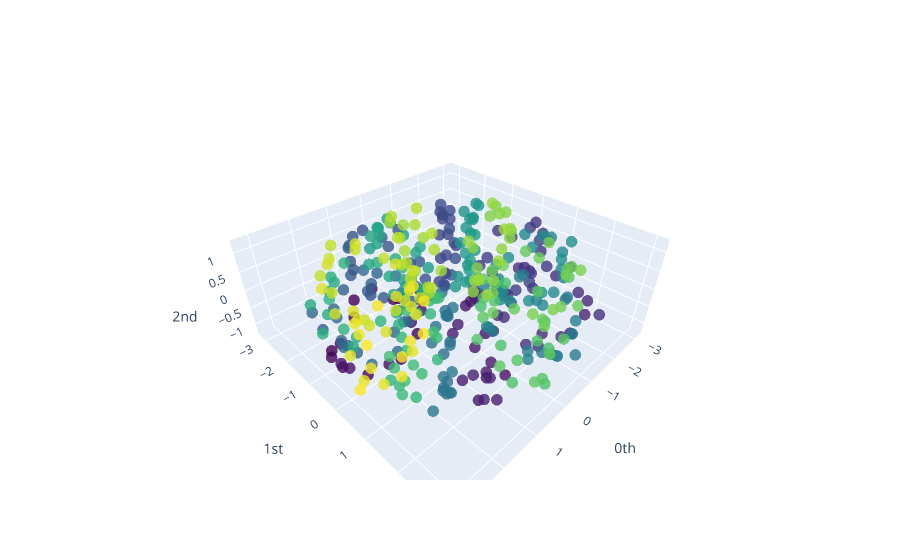

The notebook cell saved with this chart:
### Code cell
p1 = point_clouds_basic[-1]
plot_point_cloud(p1)

### Figure 1 — Plotly figure (JSON) as saved in the notebook; plotly's stock layout.template omitted (floating-point values rounded to 4 significant figures; data arrays with more than 128 entries replaced by an {"elided": "..."} marker saying what was removed)
{"data": [{"marker": {"color": {"elided": "400 int values"}, "colorscale": [[0, "#440154"], [0.1111, "#482878"], [0.2222, "#3e4989"], [0.3333, "#31688e"], [0.4444, "#26828e"], [0.5556, "#1f9e89"], [0.6667, "#35b779"], [0.7778, "#6ece58"], [0.8889, "#b5de2b"], [1, "#fde725"]], "opacity": 0.8, "size": 4}, "mode": "markers", "type": "scatter3d", "x": {"elided": "400 float values"}, "y": {"elided": "400 float values"}, "z": {"elided": "400 float values"}}], "layout": {"scene": {"xaxis": {"exponentformat": "e", "showexponent": "all", "title": {"text": "0th"}, "type": "linear"}, "yaxis": {"exponentformat": "e", "showexponent": "all", "title": {"text": "1st"}, "type": "linear"}, "zaxis": {"exponentformat": "e", "showexponent": "all", "title": {"text": "2nd"}, "type": "linear"}}}}
